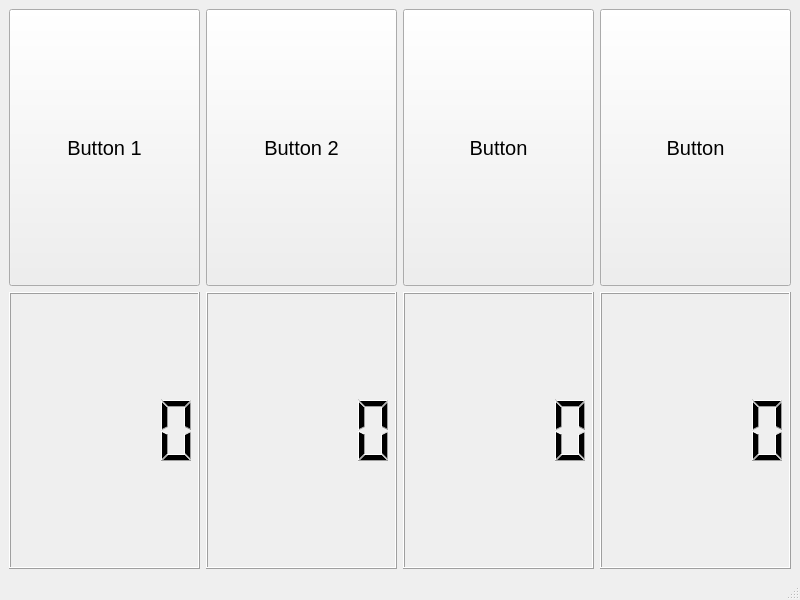
<?xml version="1.0" encoding="UTF-8"?>
<ui version="4.0">
 <class>MainWindow</class>
 <widget class="QMainWindow" name="MainWindow">
  <property name="geometry">
   <rect>
    <x>0</x>
    <y>0</y>
    <width>800</width>
    <height>600</height>
   </rect>
  </property>
  <property name="windowTitle">
   <string>MainWindow</string>
  </property>
  <widget class="QWidget" name="centralwidget">
   <layout class="QGridLayout" name="gridLayout">
    <item row="0" column="0">
     <widget class="QPushButton" name="pushButton">
      <property name="sizePolicy">
       <sizepolicy hsizetype="Preferred" vsizetype="Preferred">
        <horstretch>0</horstretch>
        <verstretch>0</verstretch>
       </sizepolicy>
      </property>
      <property name="font">
       <font>
        <pointsize>15</pointsize>
       </font>
      </property>
      <property name="text">
       <string>Button 1</string>
      </property>
     </widget>
    </item>
    <item row="0" column="1">
     <widget class="QPushButton" name="pushButton_2">
      <property name="sizePolicy">
       <sizepolicy hsizetype="Preferred" vsizetype="Preferred">
        <horstretch>0</horstretch>
        <verstretch>0</verstretch>
       </sizepolicy>
      </property>
      <property name="font">
       <font>
        <pointsize>15</pointsize>
       </font>
      </property>
      <property name="text">
       <string>Button 2</string>
      </property>
     </widget>
    </item>
    <item row="0" column="2">
     <widget class="QPushButton" name="pushButton_3">
      <property name="sizePolicy">
       <sizepolicy hsizetype="Preferred" vsizetype="Preferred">
        <horstretch>0</horstretch>
        <verstretch>0</verstretch>
       </sizepolicy>
      </property>
      <property name="font">
       <font>
        <pointsize>15</pointsize>
       </font>
      </property>
      <property name="text">
       <string>Button</string>
      </property>
     </widget>
    </item>
    <item row="0" column="3">
     <widget class="QPushButton" name="pushButton_4">
      <property name="sizePolicy">
       <sizepolicy hsizetype="Preferred" vsizetype="Preferred">
        <horstretch>0</horstretch>
        <verstretch>0</verstretch>
       </sizepolicy>
      </property>
      <property name="font">
       <font>
        <pointsize>15</pointsize>
       </font>
      </property>
      <property name="text">
       <string>Button</string>
      </property>
     </widget>
    </item>
    <item row="1" column="0">
     <widget class="QLCDNumber" name="lcdNumber"/>
    </item>
    <item row="1" column="1">
     <widget class="QLCDNumber" name="lcdNumber_2"/>
    </item>
    <item row="1" column="2">
     <widget class="QLCDNumber" name="lcdNumber_3"/>
    </item>
    <item row="1" column="3">
     <widget class="QLCDNumber" name="lcdNumber_4"/>
    </item>
   </layout>
  </widget>
  <widget class="QMenuBar" name="menubar">
   <property name="geometry">
    <rect>
     <x>0</x>
     <y>0</y>
     <width>800</width>
     <height>22</height>
    </rect>
   </property>
  </widget>
  <widget class="QStatusBar" name="statusbar"/>
 </widget>
 <resources/>
 <connections/>
</ui>
